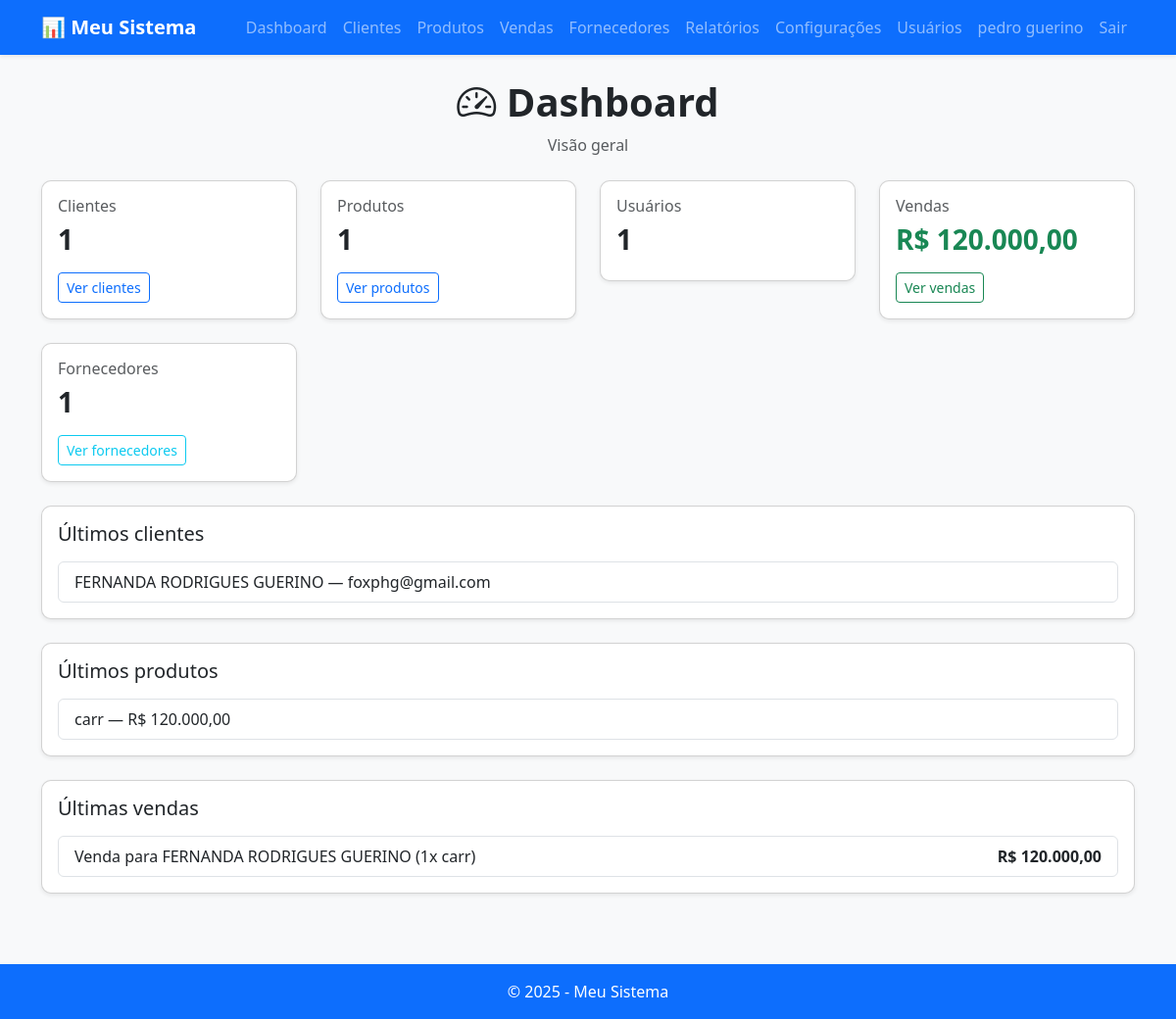
Page /dashboard (signed in) on the earlier database version.
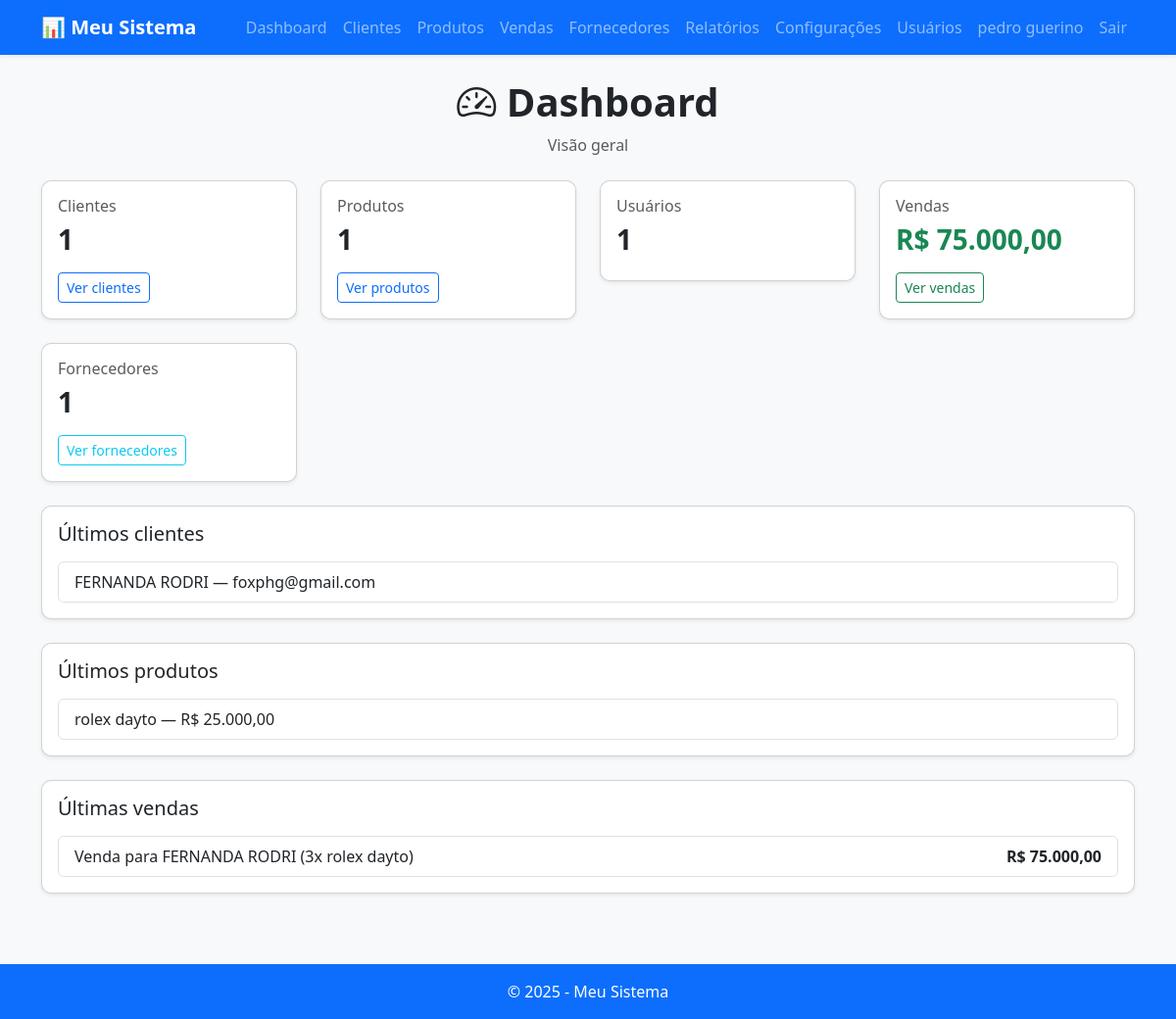
Same page on the later database version.
### app/models.py (models this page shows, shortened)
class User(UserMixin, db.Model):
    id = db.Column(db.Integer, primary_key=True)
    username = db.Column(db.String(150), nullable=False, unique=True)
    email = db.Column(db.String(150), nullable=False, unique=True)
    password_hash = db.Column(db.String(256), nullable=False)
    created_at = db.Column(db.DateTime, default=datetime.utcnow)

class Client(db.Model):
    id = db.Column(db.Integer, primary_key=True)
    nome = db.Column(db.String(120), nullable=False)
    email = db.Column(db.String(120))
    telefone = db.Column(db.String(50))
    notas = db.Column(db.Text)
    created_at = db.Column(db.DateTime, default=datetime.utcnow)

class Product(db.Model):
    id = db.Column(db.Integer, primary_key=True)
    nome = db.Column(db.String(120), nullable=False)
    preco = db.Column(db.Float, nullable=False)
    descricao = db.Column(db.Text)
    estoque = db.Column(db.Integer, default=0)  # NOVO: Campo de estoque
    fornecedor_id = db.Column(db.Integer, db.ForeignKey('supplier.id'))  # NOVO: Relacionamento com Fornecedor
    created_at = db.Column(db.DateTime, default=datetime.utcnow)

class Sale(db.Model):
    id = db.Column(db.Integer, primary_key=True)
    cliente_id = db.Column(db.Integer, db.ForeignKey('client.id'), nullable=False)
    produto_id = db.Column(db.Integer, db.ForeignKey('product.id'), nullable=False)
    quantidade = db.Column(db.Integer, nullable=False)
    total = db.Column(db.Float, nullable=False)
    created_at = db.Column(db.DateTime, default=datetime.utcnow)
    cliente = db.relationship('Client', backref='sales')
    produto = db.relationship('Product', backref='sales')

### app/routes.py (the view)
@main.route('/dashboard')
@login_required
def dashboard():
    clientes_count = Client.query.count()
    users_count = User.query.count()
    produtos_count = Product.query.count()
    fornecedores_count = Supplier.query.count()
    vendas_total = db.session.query(func.sum(Sale.total)).scalar() or 0
    ultimos_clientes = Client.query.order_by(Client.created_at.desc()).limit(5).all()
    ultimos_produtos = Product.query.order_by(Product.created_at.desc()).limit(5).all()
    ultimas_vendas = Sale.query.order_by(Sale.created_at.desc()).limit(5).all()
    return render_template('dashboard.html',
                            clientes_count=clientes_count,
                            users_count=users_count,
                            produtos_count=produtos_count,
                            vendas_total=vendas_total,
                            ultimos_clientes=ultimos_clientes,
                            ultimos_produtos=ultimos_produtos,
                            ultimas_vendas=ultimas_vendas,
                            fornecedores_count=fornecedores_count)

### app/__init__.py (called while the page is built)
def create_app():
    app = Flask(__name__)
    app.config['SECRET_KEY'] = 'uma-chave-secreta-forte'
    app.config['SQLALCHEMY_DATABASE_URI'] = 'sqlite:///database.db'
    db.init_app(app)
    login_manager.init_app(app)
    csrf.init_app(app)
    @app.template_filter('currency')
    def format_currency(value):
        return f'R$ {value:,.2f}'.replace(',', 'X').replace('.', ',').replace('X', '.')
    with app.app_context():
        from . import routes
        app.register_blueprint(routes.main)
        from . import models
        db.create_all()
    return app

### app/models.py (called while the page is built)
@login_manager.user_loader
def load_user(user_id):
    return User.query.get(int(user_id))

### app/templates/dashboard.html (shortened to what this page needs)
{% extends "base.html" %}
{% block content %}<div class="text-center mb-4">
  <h1 class="fw-bold"><i class="bi bi-speedometer2"></i> Dashboard</h1>
  <p class="text-muted">Visão geral</p></div><div class="row g-4 mb-4">
  <div class="col-md-3">
    <div class="card shadow-sm">
      <div class="card-body">
        <h6 class="text-muted">Clientes</h6>
        <h3 class="fw-bold">{{ clientes_count }}</h3>
        <a href="{{ url_for('main.clientes') }}" class="btn btn-sm btn-outline-primary mt-2">Ver clientes</a>
      </div>
    </div>
  </div>
  <div class="col-md-3">
    <div class="card shadow-sm">
      <div class="card-body">
        <h6 class="text-muted">Produtos</h6>
        <h3 class="fw-bold">{{ produtos_count }}</h3>
        <a href="{{ url_for('main.produtos') }}" class="btn btn-sm btn-outline-primary mt-2">Ver produtos</a>
      </div>
    </div>
  </div>
  <div class="col-md-3">
    <div class="card shadow-sm">
      <div class="card-body">
        <h6 class="text-muted">Usuários</h6>
        <h3 class="fw-bold">{{ users_count }}</h3>
      </div>
    </div>
  </div>
  <div class="col-md-3">
    <div class="card shadow-sm">
      <div class="card-body">
        <h6 class="text-muted">Vendas</h6>
        <h3 class="fw-bold text-success">{{ vendas_total|currency }}</h3>
        <a href="{{ url_for('main.vendas') }}" class="btn btn-sm btn-outline-success mt-2">Ver vendas</a>
      </div>
    </div>
  </div>
  <div class="col-md-3">
    <div class="card shadow-sm">
      <div class="card-body">
        <h6 class="text-muted">Fornecedores</h6>
        <h3 class="fw-bold">{{ fornecedores_count }}</h3>
        <a href="{{ url_for('main.fornecedores') }}" class="btn btn-sm btn-outline-info mt-2">Ver fornecedores</a>
      </div>
    </div>
  </div></div><div class="card shadow-sm mb-4">
  <div class="card-body">
    <h5 class="mb-3">Últimos clientes</h5>
    <ul class="list-group">
      {% for c in ultimos_clientes %}
        <li class="list-group-item">{{ c.nome }} — {{ c.email or '-' }}</li>
      {% else %}
        <li class="list-group-item text-muted">Nenhum cliente cadastrado.</li>
      {% endfor %}
    </ul>
  </div></div><div class="card shadow-sm mb-4">
  <div class="card-body">
    <h5 class="mb-3">Últimos produtos</h5>
    <ul class="list-group">
      {% for p in ultimos_produtos %}
        <li class="list-group-item">{{ p.nome }} — {{ p.preco|currency }}</li>
      {% else %}
        <li class="list-group-item text-muted">Nenhum produto cadastrado.</li>
      {% endfor %}
    </ul>
  </div></div><div class="card shadow-sm">
  <div class="card-body">
    <h5 class="mb-3">Últimas vendas</h5>
    <ul class="list-group">
      {% for venda in ultimas_vendas %}
        <li class="list-group-item">
          Venda para {{ venda.cliente.nome }} ({{ venda.quantidade }}x {{ venda.produto.nome }})
          <span class="float-end fw-bold">{{ venda.total|currency }}</span>
        </li>
      {% else %}
        <li class="list-group-item text-muted">Nenhuma venda registrada.</li>
      {% endfor %}
    </ul>
  </div></div>
{% endblock %}

### app/templates/base.html (shortened to what this page needs)
<!DOCTYPE html>
<html lang="pt-BR">
<head>
  <link href="https://cdn.jsdelivr.net/npm/bootstrap@5.3.3/dist/css/bootstrap.min.css" rel="stylesheet">
  <link href="https://cdn.jsdelivr.net/npm/bootstrap-icons/font/bootstrap-icons.css" rel="stylesheet">
  <link rel="stylesheet" href="{{ url_for('static', filename='css/style.css') }}"></head>
<body class="bg-light">
  <nav class="navbar navbar-expand-lg navbar-dark bg-primary shadow-sm">
    <div class="container">
      <a class="navbar-brand" href="{{ url_for('main.dashboard') }}">📊 Meu Sistema</a>
      <div class="collapse navbar-collapse" id="nav">
        <ul class="navbar-nav ms-auto">
          <li class="nav-item"><a class="nav-link" href="{{ url_for('main.dashboard') }}">Dashboard</a></li>
          <li class="nav-item"><a class="nav-link" href="{{ url_for('main.clientes') }}">Clientes</a></li>
          <li class="nav-item"><a class="nav-link" href="{{ url_for('main.produtos') }}">Produtos</a></li>
          <li class="nav-item"><a class="nav-link" href="{{ url_for('main.vendas') }}">Vendas</a></li>
          <li class="nav-item"><a class="nav-link" href="{{ url_for('main.fornecedores') }}">Fornecedores</a></li>
          <li class="nav-item"><a class="nav-link" href="{{ url_for('main.relatorios') }}">Relatórios</a></li>
          <li class="nav-item"><a class="nav-link" href="{{ url_for('main.configuracoes') }}">Configurações</a></li>
          {% if current_user.is_authenticated %}
            <li class="nav-item"><a class="nav-link" href="{{ url_for('main.users') }}">Usuários</a></li>
            <li class="nav-item"><a class="nav-link" href="#">{{ current_user.username }}</a></li>
            <li class="nav-item"><a class="nav-link" href="{{ url_for('main.logout') }}">Sair</a></li>
          {% else %}
            <li class="nav-item"><a class="nav-link" href="{{ url_for('main.login') }}">Login</a></li>
            <li class="nav-item"><a class="nav-link" href="{{ url_for('main.register') }}">Registrar</a></li>
          {% endif %}
        </ul>
      </div>
    </div>
  </nav>
  <main class="container py-4">
    {% block content %}{% endblock %}
  </main>
  <footer class="bg-primary text-white text-center py-3 mt-5">
    © {{ 2025 }} - Meu Sistema
  </footer>
  <script src="{{ url_for('static', filename='app.js') }}"></script></body>
</html>

### app/static/css/style.css (style rules this page uses)
body { font-family: 'Segoe UI', Tahoma, Geneva, Verdana, sans-serif; background:#f8f9fb; }
.card { border-radius:10px; }
.navbar-brand { font-weight:700; }

Differences in the rows shown:
removed Product: nome "carr", preco "R$ 120.000,00"
changed Client "foxphg@gmail.com": nome "FERNANDA RODRIGUES GUERINO" → "FERNANDA RODRI"
added Product: nome "rolex dayto", preco "R$ 25.000,00"
changed Sale: cliente.nome "FERNANDA RODRIGUES GUERINO" → "FERNANDA RODRI"; quantidade "1" → "3"; produto.nome "carr" → "rolex dayto"; total "R$ 120.000,00" → "R$ 75.000,00"
Other differences:
{{ vendas_total|currency }}: "R$ 120.000,00" → "R$ 75.000,00"
